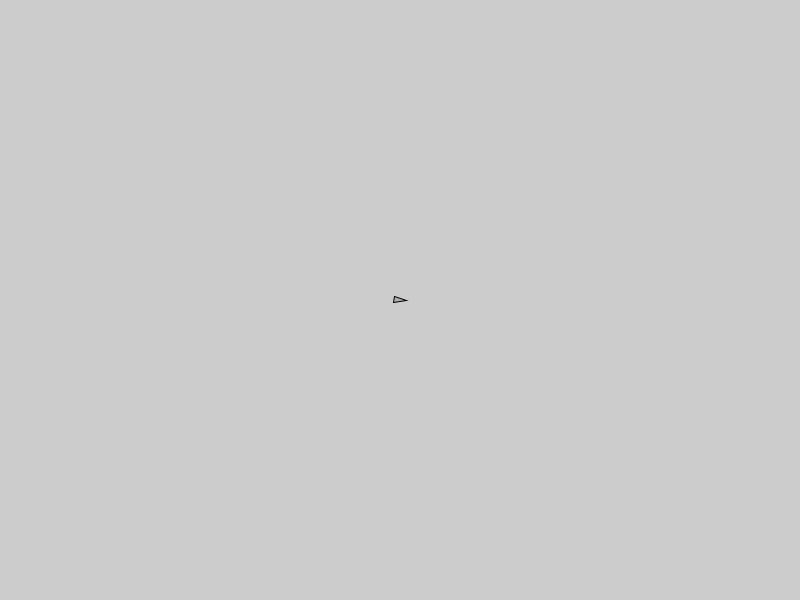
Frame 1 (no input)
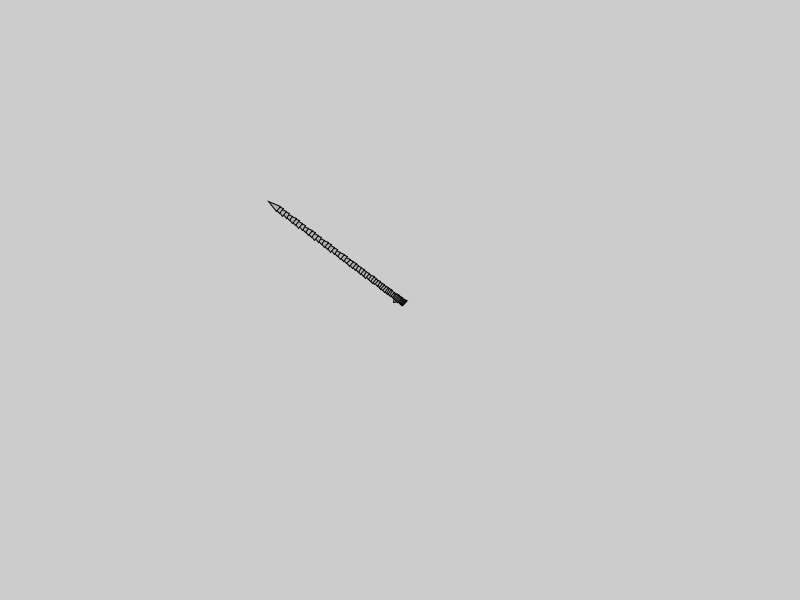
Frame 60 (the mouse pressed at the canvas centre just before this capture)
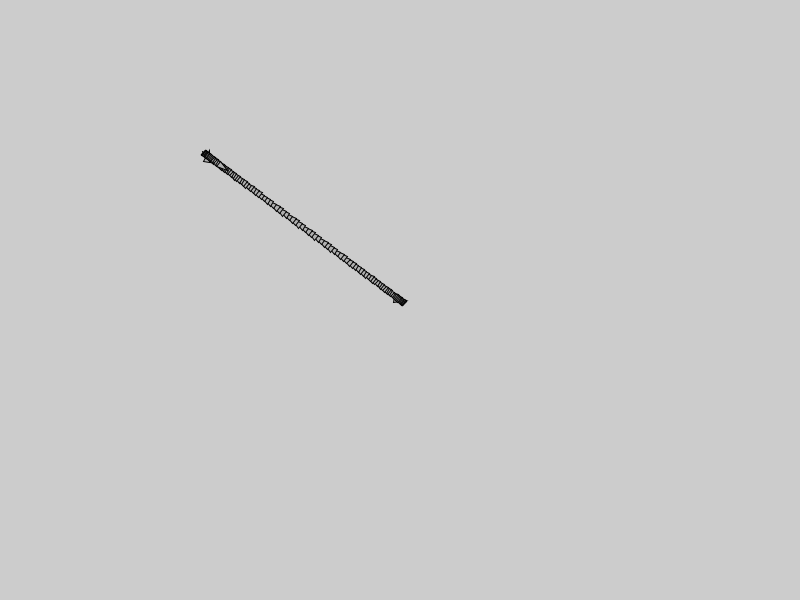
Frame 120 (the mouse held since frame 60 and released just before this capture)

The Processing sketch that drew these frames (run headless with seeded random() and noise(); from frame 60 on, the mouse is pressed at the canvas centre):

// Processing sketch: vehicles
// ── vehicles.pde

Vehicle v;

void setup() {
  size(800, 600);
  
  v = new Vehicle(width/2, height/2);
  
  
  
}

void draw() {
  v.update();
  v.seek(new PVector(mouseX, mouseY));
  v.display();
}

// ── Vehicle.pde
class Vehicle {
  PVector location;
  PVector velocity;
  PVector acceleration;
  float maxspeed;
  float maxforce;
  
  float r;
  
  Vehicle(float x, float y) {
    location = new PVector(x, y);
    acceleration = new PVector(0, 0);
    velocity = new PVector(0, 0);
    
    r = 3.0;
    maxspeed = 4;
    maxforce = 0.1;
  }
  
  
  void update() {
    velocity.add(acceleration);
    velocity.limit(maxspeed);
    location.add(velocity);
    acceleration.mult(0);
  }
  
  void applyForce(PVector force) {
    acceleration.add(force);
  }
  
 
  void seek(PVector target) {
    PVector desired = PVector.sub(target,location);
    desired.normalize();
    desired.mult(maxspeed);
    PVector steer = PVector.sub(desired,velocity);
    steer.limit(maxforce);
    applyForce(steer);
  }
  
  void flee(PVector aggressor) {
    PVector desired = PVector.sub(aggressor, location);
    println("d:  " + desired.x + ", " + desired.y);
    desired.normalize();
    desired.mult(maxspeed);
    PVector steer = PVector.sub(desired, velocity);
    steer.limit(maxforce);
    
    steer.mult(-1);
    println("st: " + steer.x + ", " + steer.y);
    applyForce(steer);
  }



  void display() {
    float theta = velocity.heading() + PI/2;
//    println (location.x + ", " + location.y);
    fill(175);
    stroke(0);
    pushMatrix();
    translate(location.x, location.y);
    rotate(theta);
    beginShape();
    vertex(0, -r*2);
    vertex(-r, r*2);
    vertex(r, r*2);
    endShape(CLOSE);
    popMatrix();
  }

}
